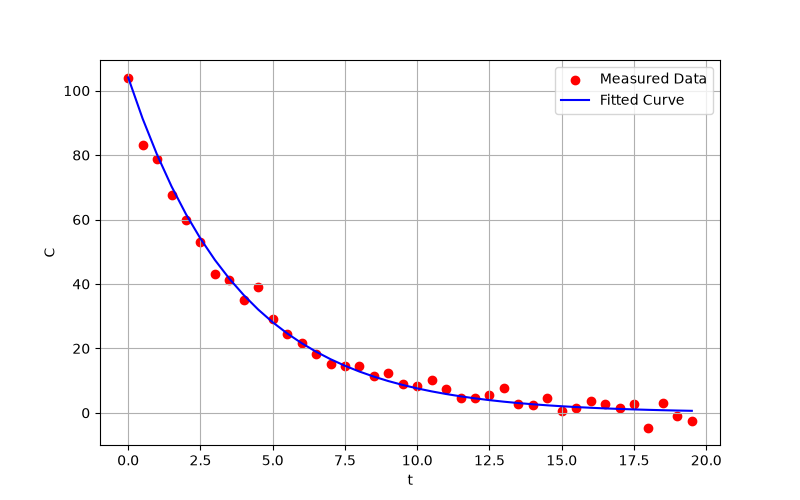

The Python source for this figure:
"""
PW2 Lab B Part 3 -- fit a reaction's rate constant to measured data.

A first-order reaction decays as  C(t) = C0 * exp(-k*t).  You have noisy
concentration-vs-time measurements; find the k that best matches them.
Complete the TODOs. Run:  python kinetics.py
"""
import numpy as np
import matplotlib.pyplot as plt
from scipy.optimize import minimize


# TODO 1: read kinetics.csv (columns time, concentration) into arrays t, C.
#         Set C0 = the first concentration.

t, C = np.loadtxt("kinetics.csv", dtype=float, delimiter=",", skiprows=1, unpack=True)

print(t)
print(C)
C0 = C[0]

# TODO 2: write total_error(k) = sum of (measured - C0*exp(-k*t))^2.
#         This is the "how bad" number: small when the model matches the data.

def total_error(k):
    P = []

    for i in range(0, len(t)):
        P.append((C[i] - C0*np.exp(-k*t[i]))**2)

    return sum(P)

# TODO 3: minimise total_error with scipy.optimize.minimize (method "SLSQP",
#         bounds [(0, 5)], start x0=0.5). Print the fitted k.

minimized = minimize(total_error, method="SLSQP", bounds=[(0, 5)], x0=0.5)
print("Fitted k:", minimized.x[0])

# TODO 4: plot the measured data (points) and your fitted curve (line) together.
#         Save as kinetics.png.

plt.figure(figsize=(8, 5))
plt.scatter(t, C, color='red', label='Measured Data')
plt.plot(t, C0 * np.exp(-minimized.x[0] * t), color='blue', label='Fitted Curve')
plt.xlabel('t')
plt.ylabel('C')
plt.grid(True)
plt.legend()

plt.savefig('kinetics.png')
